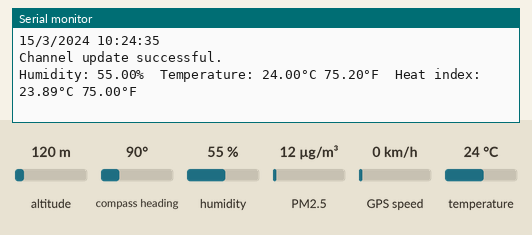
This sketch was run on a simulated ESP8266 (NodeMCU). On the bench: the last lines printed to the serial monitor. Inputs (shaded band) come from the test bench; at power-on: humidity 55 %, PM2.5 12 µg/m³, temperature 24 °C, altitude 120 m, compass heading 90°, GPS speed 0 km/h. WiFi joins after 1.5 s; servers stay silent unless stated; the GPS gets a fix after 3 s at 37.7749, -122.4194 with 8 satellites.

Above: at 5.8 s.
5.9 s: humidity set to 22 %
At 6.27 s:
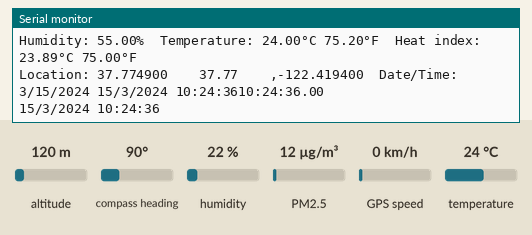
7.4 s: PM2.5 set to 6 µg/m³
At 7.62 s:
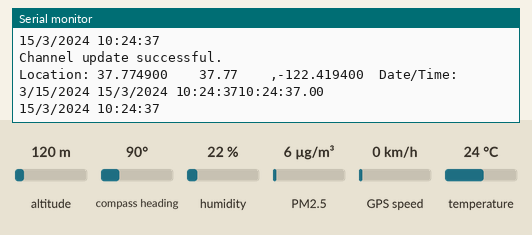
8.9 s: temperature set to 12 °C
At 9.16 s:
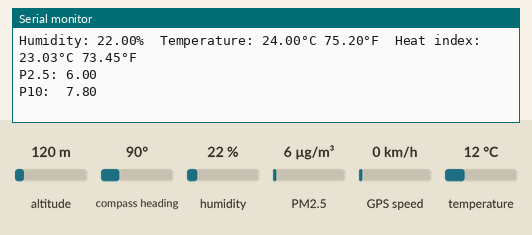
10.4 s: PM2.5 set to 75 µg/m³
At 10.41 s:
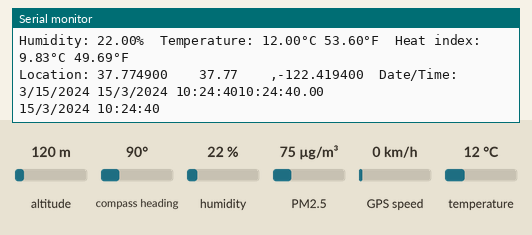
11.9 s: humidity set to 40 %
At 12.49 s:
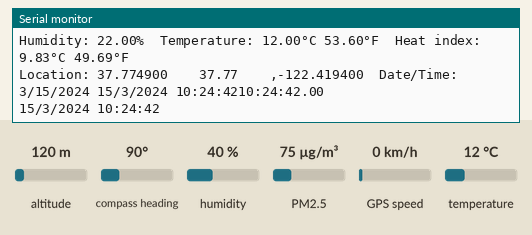
Timing chart, 0 to 14.4 s (numbered marks = the images above; inputs shaded):
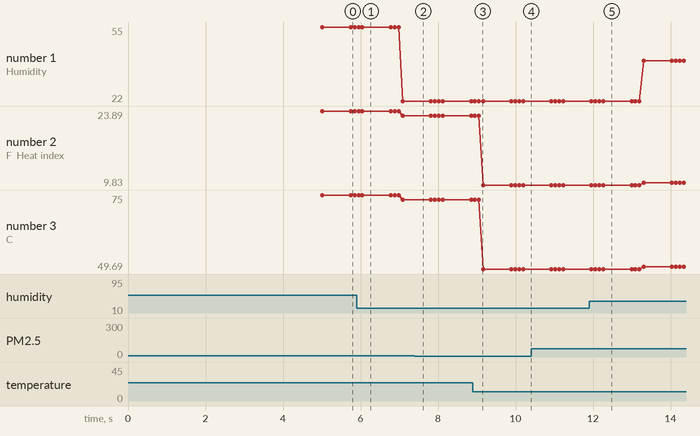

Measured:
- plotted number 1: 55 → 22 after the input at 5.9 s
- plotted number 2: 23.89 → 23.03 after the input at 5.9 s, 23.03 → 9.83 after the input at 8.9 s, 9.83 → 10.3 after the input at 11.9 s
- plotted number 3: 75 → 73.45 after the input at 5.9 s, 73.45 → 49.69 after the input at 8.9 s, 49.69 → 50.54 after the input at 11.9 s

The sketch:

mukkunode.ino
```cpp
#include <TinyGPS++.h>
#include <SoftwareSerial.h>
#include "ThingSpeak.h"


#include <ESP8266WiFi.h>

#include <SDS011.h>

float p10,p25;
int error;

SDS011 my_sds;


#define SECRET_SSID "JioFi_20FDD75"    // replace MySSID with your WiFi network name
#define SECRET_PASS "ikhmeawitq"  // replace MyPassword with your WiFi password

#define SECRET_CH_ID 935955     // replace 0000000 with your channel number
#define SECRET_WRITE_APIKEY "IV2X4SZII9B7CN4U"   // replace XYZ with your channel write API Key


#define NOGPS_CH_ID 926773     // replace 0000000 with your channel number
#define NOGPS_WRITE_APIKEY "D41RHQ9LUX1O9QCW"   // replace XYZ with your channel write API Key


char ssid[] = SECRET_SSID;   // your network SSID (name)
char pass[] = SECRET_PASS;   // your network password
int keyIndex = 0;            // your network key Index number (needed only for WEP)
WiFiClient  client;

unsigned long myChannelNumber = SECRET_CH_ID;
const char * myWriteAPIKey = SECRET_WRITE_APIKEY;

unsigned long myChannelNumber1 = NOGPS_CH_ID;
const char * myWriteAPIKey1 = NOGPS_WRITE_APIKEY;


/*
   This sample sketch demonstrates the normal use of a TinyGPS++ (TinyGPSPlus) object.
   It requires the use of SoftwareSerial, and assumes that you have a
   4800-baud serial GPS device hooked up on pins 4(rx) and 3(tx).
*/
static const int RXPin = D3, TXPin = D4;
static const uint32_t GPSBaud = 9600;

// The TinyGPS++ object
TinyGPSPlus gps;

// The serial connection to the GPS device
SoftwareSerial ss(RXPin, TXPin);

 float lati;
 float longi;


#include "DHT.h"

#define DHTPIN D7     // Digital pin connected to the DHT sensor
#define DHTVcc D0
// Feather HUZZAH ESP8266 note: use pins 3, 4, 5, 12, 13 or 14 --
// Pin 15 can work but DHT must be disconnected during program upload.

// Uncomment whatever type you're using!
//#define DHTTYPE DHT11   // DHT 11
#define DHTTYPE DHT22   // DHT 22  (AM2302), AM2321
// as the current DHT reading algorithm adjusts itself to work on faster procs.
DHT dht(DHTPIN, DHTTYPE);


void setup()
{


  Serial.begin(115200);
  ss.begin(GPSBaud);

  Serial.println(F("DeviceExample.ino"));
  Serial.println(F("A simple demonstration of TinyGPS++ with an attached GPS module"));
  Serial.print(F("Testing TinyGPS++ library v. ")); Serial.println(TinyGPSPlus::libraryVersion());
  Serial.println(F("by Mikal Hart"));
  Serial.println();

  my_sds.begin(D5,D6);

  Serial.println(F("DHTxx test!"));
  dht.begin();
  pinMode(DHTVcc,OUTPUT);

  WiFi.mode(WIFI_STA);
  ThingSpeak.begin(client);  // Initialize ThingSpeak
}

void loop()
{

    digitalWrite(DHTVcc,HIGH);

    if(WiFi.status() != WL_CONNECTED){
    Serial.print("Attempting to connect to SSID: ");
    Serial.println(SECRET_SSID);
    while(WiFi.status() != WL_CONNECTED){
      WiFi.begin(ssid, pass);  // Connect to WPA/WPA2 network. Change this line if using open or WEP network
      Serial.print(".");
      delay(5000);
    }
    Serial.println("\nConnected.");
  }


    error = my_sds.read(&p25,&p10);
  if (! error) {
    Serial.println("P2.5: "+String(p25));
    Serial.println("P10:  "+String(p10));
  }


  float h = dht.readHumidity();
  // Read temperature as Celsius (the default)
  float t = dht.readTemperature();
  // Read temperature as Fahrenheit (isFahrenheit = true)
  float f = dht.readTemperature(true);

  // Check if any reads failed and exit early (to try again).
  if (isnan(h) || isnan(t) || isnan(f)) {
    digitalWrite(DHTVcc,LOW);
    digitalWrite(DHTPIN,LOW);
    delay(5000);
    digitalWrite(DHTVcc,HIGH);
    digitalWrite(DHTPIN,HIGH);
    Serial.println(F("Failed to read from DHT sensor!"));
    return;
  }

  // Compute heat index in Fahrenheit (the default)
  float hif = dht.computeHeatIndex(f, h);
  // Compute heat index in Celsius (isFahreheit = false)
  float hic = dht.computeHeatIndex(t, h, false);

  Serial.print(F("Humidity: "));
  Serial.print(h);
  Serial.print(F("%  Temperature: "));
  Serial.print(t);
  Serial.print(F("°C "));
  Serial.print(f);
  Serial.print(F("°F  Heat index: "));
  Serial.print(hic);
  Serial.print(F("°C "));
  Serial.print(hif);
  Serial.println(F("°F"));

  ThingSpeak.setField(1,t);
  ThingSpeak.setField(2, h);


  ThingSpeak.setField(3, p25);
  ThingSpeak.setField(4, p10);


//  int op = ThingSpeak.writeFields(myChannelNumber1, myWriteAPIKey1);
//  if(op==200){
//    Serial.println("nogps Channel update successful.");
//  }
//  else{
//    Serial.println("Problem updating nogps channel. HTTP error code " + String(op));
//  }
//
//

  // This sketch displays information every time a new sentence is correctly encoded.
  while (ss.available() > 0)
    if (gps.encode(ss.read()))
      displayInfo(t,h,p25,p10);

  if (millis() > 5000 && gps.charsProcessed() < 10)
  {
    Serial.println(F("No GPS detected: check wiring."));
    while(true);
  }
  delay(100);
}


void displayInfo(float n4,float n5,float n6,float n7 )
{
  String i ="";
  Serial.print(F("Location: "));
  if (gps.location.isValid())
  {
    lati=gps.location.lat();
    longi=gps.location.lng();
    Serial.print(gps.location.lat(), 6);
    Serial.print("    ");
    Serial.print(lati);
    Serial.print("    ");
    Serial.print(F(","));
    Serial.print(gps.location.lng(), 6);
  }
  else
  {
    Serial.print(F("INVALID"));
  }

  Serial.print(F("  Date/Time: "));
  if (gps.date.isValid())
  {

    i+=gps.date.day();
    i+="/";
    i+=gps.date.month();
    i+="/";
    i+=gps.date.year();

    Serial.print(gps.date.month());
    Serial.print(F("/"));
    Serial.print(gps.date.day());
    Serial.print(F("/"));
    Serial.print(gps.date.year());
  }
  else
  {
    Serial.print(F("INVALID"));
  }

  Serial.print(F(" "));
  if (gps.time.isValid())
  {
    i+=" ";
    i+=gps.time.hour();
    i+=":";
    i+=gps.time.minute();
    i+=":";
    i+=gps.time.second();
    Serial.print(i);
    if (gps.time.hour() < 10) Serial.print(F("0"));
    Serial.print(gps.time.hour());
    Serial.print(F(":"));
    if (gps.time.minute() < 10) Serial.print(F("0"));
    Serial.print(gps.time.minute());
    Serial.print(F(":"));
    if (gps.time.second() < 10) Serial.print(F("0"));
    Serial.print(gps.time.second());
    Serial.print(F("."));
    if (gps.time.centisecond() < 10) Serial.print(F("0"));
    Serial.print(gps.time.centisecond());
  }
  else
  {
    Serial.print(F("INVALID"));
  }


  Serial.println();
  Serial.println(i);

    ThingSpeak.setField(1, n4);
    ThingSpeak.setField(2, n5);
    ThingSpeak.setField(3, n6);
    ThingSpeak.setField(4, n7);

    ThingSpeak.setField(5,lati);
    ThingSpeak.setField(6, longi);
    ThingSpeak.setField(7, i);


  int x = ThingSpeak.writeFields(myChannelNumber1, myWriteAPIKey1);
  if(x==200){
    Serial.println("Channel update successful.");
  }
  else{
    Serial.println("Problem updating channel. HTTP error code " + String(x));
  }


}
```
